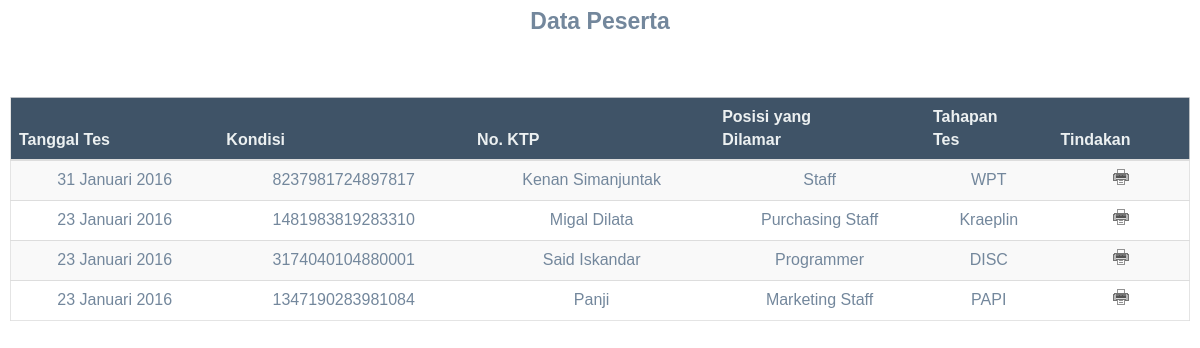
Before: /dash/index.php with the older database file.
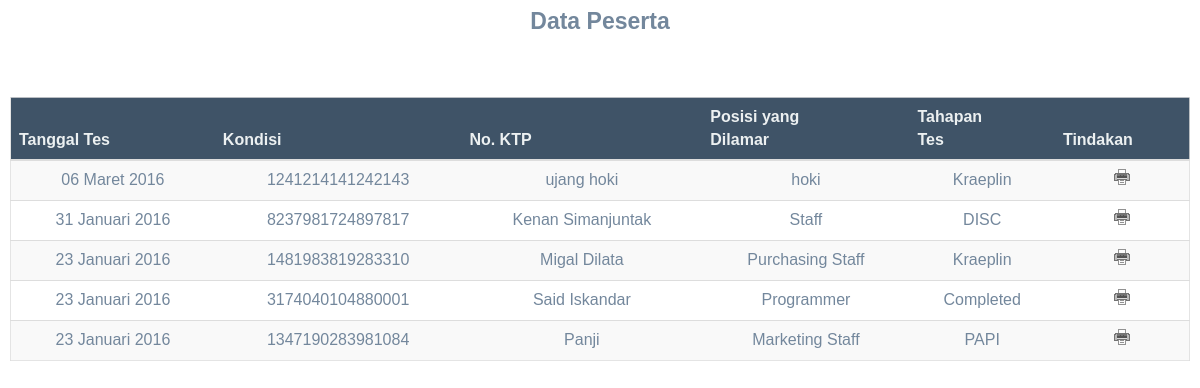
After: the same page with the newer database file.
### tables this page shows
CREATE TABLE `user` (
  `no_ktp` varchar(16) NOT NULL,
  `tanggal_tes` datetime DEFAULT NULL,
  `nama_peserta` varchar(30) DEFAULT NULL,
  `posisi` varchar(30) DEFAULT NULL,
  `alamat` text,
  `no_hp` varchar(12) DEFAULT NULL,
  `tahapan_tes` varchar(1) DEFAULT NULL
);

### function/sqlfunction.php (called while the page is built, shortened)
<?php
include_once($_SERVER['DOCUMENT_ROOT'].'/wom_psi/config/conn.php');
function sql_query($q){
	global $conn;
	$result = $conn->query($q);
	return $result;
}
function sql_fetchrow($q){
	$result = $q->fetch_array();
	return $result;
}
?>

### function/mainfunction.php (called while the page is built, shortened)
<?php
  function getDMYFormatDate($datetime,$time=""){
    $exp=explode(" ",$datetime);
    $ymd=explode("-",$exp[0]);
    if($ymd[1]=="01"){$bulan="Januari";}
    else if($ymd[1]=="02"){$bulan="Februari";}
    else if($ymd[1]=="03"){$bulan="Maret";}
    $dmy[0]=$ymd[2];
    $dmy[1]=$bulan;
    $dmy[2]=$ymd[0];
    $dmyFormat=implode(" ",$dmy);
    return $dmyFormat;
  }
?>

### dash/index.php (the view, shortened to what this page needs)
<?php
include('../config/conn.php');
include('../function/sqlfunction.php');
require_once('../function/tmplfunction.php');
require_once('../function/mainfunction.php');
?>
<!DOCTYPE html PUBLIC "-//W3C//DTD XHTML 1.0 Transitional//EN" "http://www.w3.org/TR/xhtml1/DTD/xhtml1-transitional.dtd">
<html xmlns="http://www.w3.org/1999/xhtml">
<head>
	<link href="../css/style.css" rel="stylesheet" type="text/css">
	<link href="../css/bootstrap-min.css" rel="stylesheet" type="text/css">
	<link href="../css/custom.css" rel="stylesheet" type="text/css">
	<link href="../css/jquery.dataTables.min.css" rel="stylesheet" type="text/css">
	<link href="../css/custom2.css" rel="stylesheet">
    <link href="../css/icheck/flat/green.css" rel="stylesheet">
	<link href="../css/datatables/tools/css/dataTables.tableTools.css" rel="stylesheet">
</head>
<body>
	<div id="content">
		<?php
		$UserQuery="SELECT tanggal_tes, no_ktp, nama_peserta, posisi,
						IF(tahapan_tes='1', 'Kraeplin', IF(tahapan_tes='2', 'PAPI', IF(tahapan_tes='3', 'DISC', IF(tahapan_tes='4', 'WPT', 'Completed')))) AS tahapan
						FROM USER  ";
		$UserQuery .= " ORDER BY tanggal_tes DESC ";
		$stmt = sql_query($UserQuery);
		$content .=
		'<div id="title" align="center" style="font-weight:bold; font-size:23px;">Data Peserta</div><br /><br /><br />
		<div class="x_content">
		<table width="1000px" class="table table-striped responsive-utilities jambo_table" id="tableatendee" >
		<thead>
			<tr align="center">
				<th>Tanggal Tes</th>
				<th>Kondisi</th>
				<th>No. KTP</th>
				<th>Posisi yang<br />Dilamar</th>
				<th>Tahapan<br />Tes</th>
				<th>Tindakan</th>
			</tr></thead>';
			$content .= '<tbody>';
		$i=0;
		while($row=sql_fetchrow($stmt))
		{ $i++;
		$content .="<tr><td align=\"center\">".getDMYFormatDate($row['tanggal_tes'])."</td>
						<td align=\"center\">".$row['no_ktp']."</td>
						<td align=\"center\">".$row['nama_peserta']."</td>
						<td align=\"center\">".$row['posisi']."</td>
						<td align=\"center\">".$row['tahapan']."</td>";
		$content .= "<td style='text-align:center'>";
		$content .= UserAction($row['no_ktp']);
		$content .= "</td>";
		$content .="</tr>";
		}
		$content .= '</tbody>';
		$content .= '</table><br><br></div>';
		echo $content;
		function UserAction($id)
		{
			$content.="
				<img src='../images/print.gif' style='cursor:pointer' onmouseout=\"exit();\"
					onmouseover=\"tooltip2('".getTooltipMenuRight('Klik untuk print data peserta ini.')."');\"
					onclick=\"localJsPrintSuratBalik('".$id."');\">
				";
			return $content;
		}
		?>
	</div>
</body>
</html>

### function/tmplfunction.php (shortened to what this page needs)
<?php
function getTooltipMenuRight($content="",$title="",$width=175){
$output="<table width=$width border=0 cellpadding=0 cellspacing=0>"
    ."<tr>"
		."<td width=9 height=16 background=images/tooltip/tooltips_03a.gif></td>"
		."<td background=images/tooltip/tooltips_02.gif></td>"
		."<td width=16 background=images/tooltip/tooltips_01a.gif></td>"
	."</tr>"
    ."<tr>"
		."<td background=images/tooltip/tooltips_06a.gif></td>"
		."<td bgcolor=#F6F6F6 class=tip_content>$showtitle $content</td>"
		."<td background=images/tooltip/tooltips_04a.gif></td>"
	."</tr>"
    ."<tr>"
		."<td height=9 background=images/tooltip/tooltips_09a.gif></td>"
		."<td background=images/tooltip/tooltips_08.gif></td>"
		."<td background=images/tooltip/tooltips_07a.gif></td>"
	."</tr>"
."</table>";
return $output;
}
?>

### css/custom2.css (style rules this page uses)
body { font-family: "ARIAL" !important; font-size: 12px; }

Changed rows visible on the page:
added user: tanggal_tes "06 Maret 2016", no_ktp "1241214141242143", nama_peserta "ujang hoki", posisi "hoki", tahapan "Kraeplin"
changed user "31 Januari 2016": tahapan "WPT" → "DISC"
changed user "Said Iskandar": tahapan "DISC" → "Completed"
